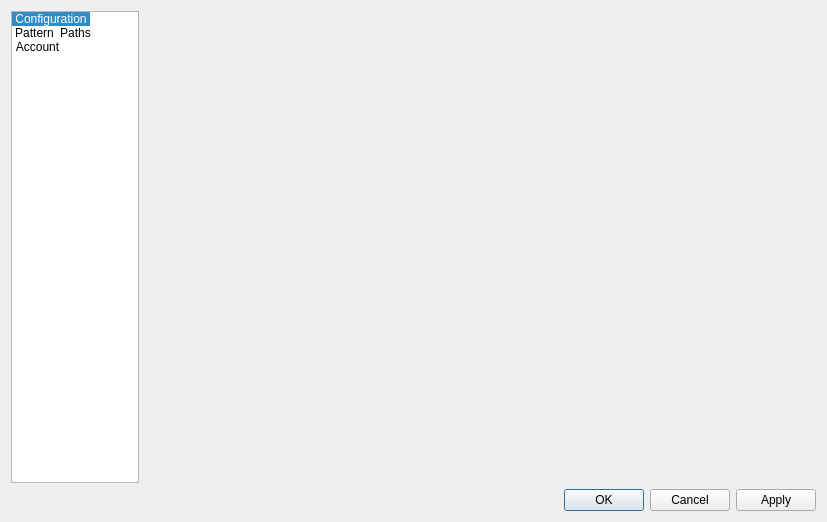
<?xml version="1.0" encoding="UTF-8"?>
<ui version="4.0">
 <class>DialogPreferences</class>
 <widget class="QDialog" name="DialogPreferences">
  <property name="geometry">
   <rect>
    <x>0</x>
    <y>0</y>
    <width>827</width>
    <height>522</height>
   </rect>
  </property>
  <property name="windowTitle">
   <string>Preferences</string>
  </property>
  <property name="windowIcon">
   <iconset resource="../../../libs/vmisc/share/resources/icon.qrc">
    <normaloff>:/icon/64x64/icon64x64.png</normaloff>:/icon/64x64/icon64x64.png</iconset>
  </property>
  <layout class="QVBoxLayout" name="verticalLayout">
   <item>
    <layout class="QHBoxLayout" name="horizontalLayout">
     <item>
      <widget class="QListWidget" name="contentsWidget">
       <property name="minimumSize">
        <size>
         <width>128</width>
         <height>0</height>
        </size>
       </property>
       <property name="maximumSize">
        <size>
         <width>128</width>
         <height>16777215</height>
        </size>
       </property>
       <property name="iconSize">
        <size>
         <width>96</width>
         <height>84</height>
        </size>
       </property>
       <property name="textElideMode">
        <enum>Qt::ElideMiddle</enum>
       </property>
       <property name="movement">
        <enum>QListView::Static</enum>
       </property>
       <property name="spacing">
        <number>12</number>
       </property>
       <property name="viewMode">
        <enum>QListView::IconMode</enum>
       </property>
       <property name="currentRow">
        <number>0</number>
       </property>
       <item>
        <property name="text">
         <string>Configuration</string>
        </property>
        <property name="textAlignment">
         <set>AlignCenter</set>
        </property>
        <property name="icon">
         <iconset resource="../../../libs/vmisc/share/resources/icon.qrc">
          <normaloff>:/icon/config.png</normaloff>:/icon/config.png</iconset>
        </property>
        <property name="flags">
         <set>ItemIsSelectable|ItemIsUserCheckable|ItemIsEnabled</set>
        </property>
       </item>
       <item>
        <property name="text">
         <string>Pattern</string>
        </property>
        <property name="textAlignment">
         <set>AlignCenter</set>
        </property>
        <property name="icon">
         <iconset resource="../../../libs/vmisc/share/resources/icon.qrc">
          <normaloff>:/icon/pattern_config.png</normaloff>:/icon/pattern_config.png</iconset>
        </property>
        <property name="flags">
         <set>ItemIsSelectable|ItemIsUserCheckable|ItemIsEnabled</set>
        </property>
       </item>
       <item>
        <property name="text">
         <string>Paths</string>
        </property>
        <property name="textAlignment">
         <set>AlignCenter</set>
        </property>
        <property name="icon">
         <iconset resource="../../../libs/vmisc/share/resources/icon.qrc">
          <normaloff>:/icon/path_config.png</normaloff>:/icon/path_config.png</iconset>
        </property>
        <property name="flags">
         <set>ItemIsSelectable|ItemIsUserCheckable|ItemIsEnabled</set>
        </property>
       </item>
       <item>
        <property name="text">
         <string>Account</string>
        </property>
        <property name="textAlignment">
         <set>AlignCenter</set>
        </property>
        <property name="icon">
         <iconset resource="../../../libs/vmisc/share/resources/icon.qrc">
          <normaloff>:/icon/config.png</normaloff>:/icon/config.png</iconset>
        </property>
        <property name="flags">
         <set>ItemIsSelectable|ItemIsUserCheckable|ItemIsEnabled</set>
        </property>
       </item>
      </widget>
     </item>
     <item>
      <widget class="QStackedWidget" name="pagesWidget">
       <property name="sizePolicy">
        <sizepolicy hsizetype="Expanding" vsizetype="Preferred">
         <horstretch>0</horstretch>
         <verstretch>0</verstretch>
        </sizepolicy>
       </property>
       <property name="sizeIncrement">
        <size>
         <width>0</width>
         <height>0</height>
        </size>
       </property>
       <widget class="QWidget" name="page_2"/>
      </widget>
     </item>
    </layout>
   </item>
   <item>
    <widget class="QDialogButtonBox" name="buttonBox">
     <property name="orientation">
      <enum>Qt::Horizontal</enum>
     </property>
     <property name="standardButtons">
      <set>QDialogButtonBox::Apply|QDialogButtonBox::Cancel|QDialogButtonBox::Ok</set>
     </property>
    </widget>
   </item>
  </layout>
 </widget>
 <resources>
  <include location="../../../libs/vmisc/share/resources/icon.qrc"/>
 </resources>
 <connections>
  <connection>
   <sender>buttonBox</sender>
   <signal>rejected()</signal>
   <receiver>DialogPreferences</receiver>
   <slot>reject()</slot>
   <hints>
    <hint type="sourcelabel">
     <x>316</x>
     <y>260</y>
    </hint>
    <hint type="destinationlabel">
     <x>286</x>
     <y>274</y>
    </hint>
   </hints>
  </connection>
 </connections>
</ui>
